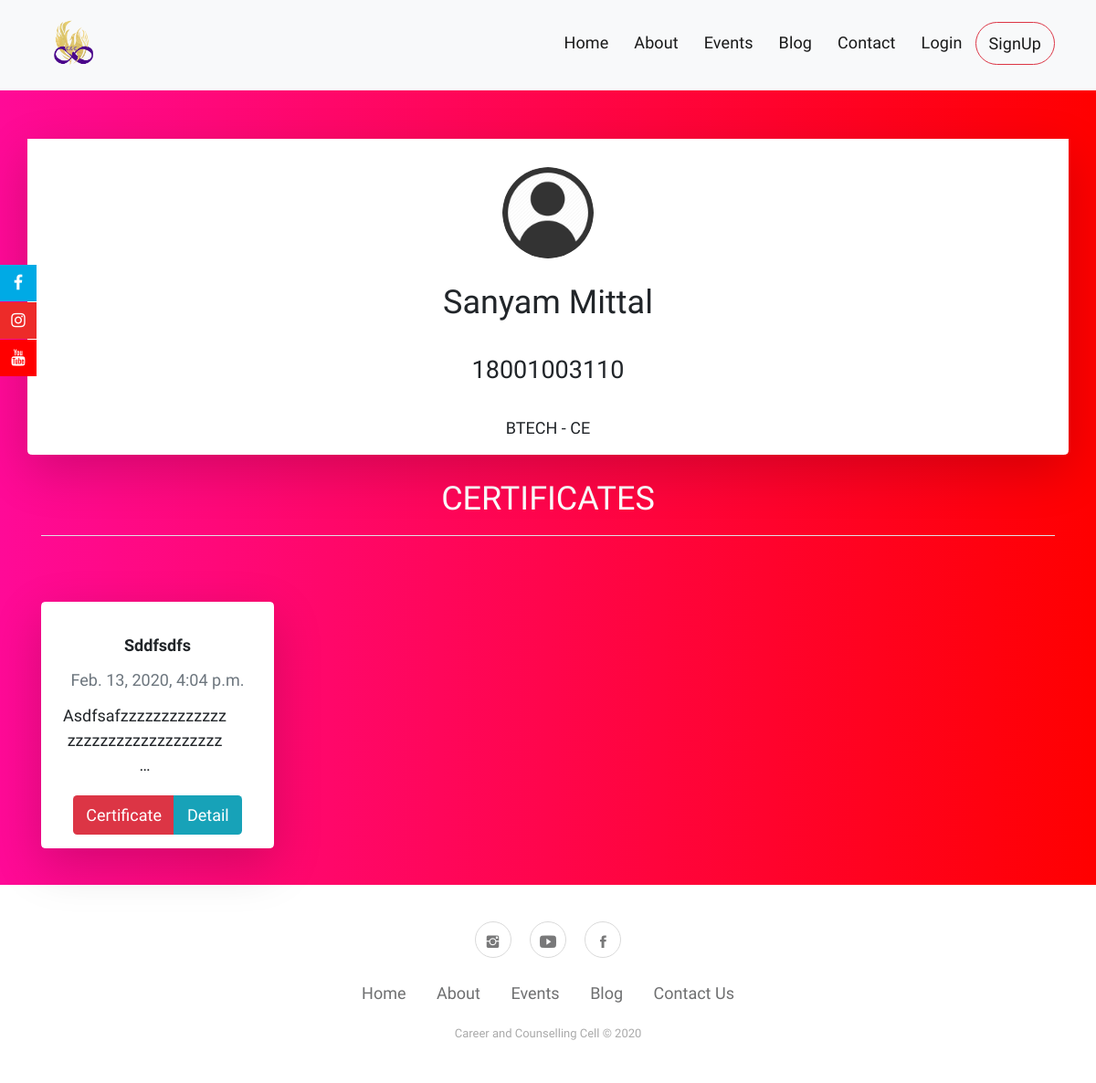
Page /accounts/sanyam/ on the committed database.
### accounts/models.py (models this page shows, shortened)
class UserProfile(models.Model):
    user = models.OneToOneField(User, on_delete=models.CASCADE)
    pic = models.ImageField(default='student pics/default_user.png', upload_to='student pics', blank=True, null=True)
    roll_no = models.BigIntegerField(unique=True)
    course = models.CharField(choices=courses, max_length=50)
    branch = models.CharField(choices=branch, max_length=50)
    icard = models.ImageField(upload_to='icard', blank=True, null=True)
    phoneno = models.BigIntegerField(default=None)
    class Meta:
        ordering = ['-roll_no', 'branch', 'course']

### events/models.py (models this page shows, shortened)
class Registration(models.Model):
    user = models.ForeignKey(User, on_delete=models.CASCADE, verbose_name='registrations')
    event = models.ForeignKey(Event, on_delete=models.CASCADE)
    date = models.DateTimeField(auto_now_add=True, blank=True, null=True)
    attended = models.CharField(choices=(('A', 'Attended'), ('NA', 'Not Attended')), max_length=10, default='NA')
    class Meta:
        ordering = ['-date']

class Event(models.Model):
    event_name = models.CharField(max_length=100)
    description = models.CharField(max_length=1000)
    certi_description = RichTextUploadingField(blank=True, null=True)
    content = RichTextUploadingField(blank=True, null=True)
    date = models.DateTimeField(blank=True, null=True)
    venue = models.CharField(max_length=100, default=None, blank=True, null=True)
    pic1 = models.ImageField(default=None, upload_to='event pics')
    pic2 = models.ImageField(default=None, upload_to='event pics', blank=True, null=True)
    pic3 = models.ImageField(default=None, upload_to='event pics', blank=True, null=True)
    pic4 = models.ImageField(default=None, upload_to='event pics', blank=True, null=True)
    pic5 = models.ImageField(default=None, upload_to='event pics', blank=True, null=True)
    pic6 = models.ImageField(default=None, upload_to='event pics', blank=True, null=True)
    pic7 = models.ImageField(default=None, upload_to='event pics', blank=True, null=True)
    pic8 = models.ImageField(default=None, upload_to='event pics', blank=True, null=True)
    pic9 = models.ImageField(default=None, upload_to='event pics', blank=True, null=True)
    pic10 = models.ImageField(default=None, upload_to='event pics', blank=True, null=True)
    pic11 = models.ImageField(default=None, upload_to='event pics', blank=True, null=True) ##for home only
    status = models.CharField(default=True, choices=(('True', 'Upcoming'), ('False', 'Happened')), max_length=10)
    class Meta:
        ordering = ['-date']

### accounts/views.py (the view)
# urls.py: path('<username>/', views.ProfileDashboard, name='dashboard'),
def ProfileDashboard(request, username):
    user = request.user
    user_instance = get_object_or_404(User, username=username)
    user_instance_profile = get_object_or_404(UserProfile, user=user_instance)
    registration = Registration.objects.filter(user=user_instance)
    context = {
        'user': user,
        'user_instance': user_instance,
        'certificates': registration,
        'profile': user_instance_profile,
    }
    return render(request, 'accounts/profile1.html', context)

### accounts/templates/accounts/profile1.html (shortened to what this page needs)
{% extends 'base.html' %}
{% load static %}
    {% block static %}
    <link rel="stylesheet" href="https://cdnjs.cloudflare.com/ajax/libs/animate.css/3.5.2/animate.min.css">
    <link rel="stylesheet" href="{% static 'bootstrap/css/bootstrap.min.css' %}">
    {% endblock %}
{% block content %}
<div style="background: rgb(2,0,36);
background: linear-gradient(90deg, rgba(2,0,36,1) 0%, rgba(255,10,151,1) 0%, rgba(255,0,0,1) 100%); padding: 20px; padding-top: 50px">
<br>
<br>
<br>
                {% include 'accounts/profile card.html' %}
{% endblock %}

### accounts/templates/accounts/profile card.html (shortened to what this page needs)
    <center>
    <div class="card container profilebody border-white border rounded shadow-lg img-fluid" style="height: auto; margin-top: -150px;">
            <div class="wow slideInUp profile">
                <div class="profilephoto" style="margin-top: 30px;">
                    {% if user_instance.userprofile.pic %}
                    <a href="#">
                        <img src="{{user_instance.userprofile.pic.url}}" height="100" width="100" class="rounded-circle">
                    </a>
                    {% endif %}
                </div>
                <div class="profiledetails">
                    <br>
                    <h2>{{user_instance.first_name|capfirst}} {{ user_instance.last_name|capfirst }}</h2>
                    <br>
                    <h4>{{profile.roll_no}}</h4><br>
                    <h5><p>{{profile.course}} - {{ profile.branch }}</p></h5>
                </div>
            </div>
    </div>
    </center>
    <br>
{% if user_instance.registration_set.exists %}
    <div class="wow slideInUp container certibody">
        <div style="text-align: center">
            <h2 class="text-white img-fluid">
                CERTIFICATES
            </h2>
            <hr style="background-color: ghostwhite">
            <br><br>
            <div class="row user-list">
                {% for registration in certificates %}
                {% if registration.attended == 'A'%}
                    <div class="col-md-3 col-sm-6 item">
                        <div class="card border-white border rounded shadow-lg" data-bs-hover-animate="pulse" style="width: auto; height: 15rem;">
                            <div class="card-body">
                                <h4 class="card-title" style="margin-top: 5px;"><strong>{{ registration.event.event_name|capfirst|truncatechars:40 }}</strong></h4>
                                <h6 class="text-muted card-subtitle mb-2" style="margin-top: 0px;">{{ registration.event.date }}</h6>
                                <p class="card-text" style="width: 180px;margin-top: 15px;margin-bottom: 20px;">{{ registration.event.description|capfirst|truncatechars:40 }}</p>
                                <div class="btn-group" role="group">
                                    <button class="btn bg-danger" type="button" ><a href="{% url 'events:certificate' user_instance.username registration.event.id %}">Certificate</a></button>
                                    <br>
                                    <button class="btn bg-info" type="button"><a href="{% url 'events:events_detail' registration.event.id %}">Detail</a></button>
                                </div>
                            </div>
                        </div>
                    </div>
                {% endif %}
                {% endfor %}
            </div>
                </div>
        {% endif %}
        </div>
    </div>

### static/css/Social-Menu-Sticky.css (style rules this page uses)
* { -webkit-box-sizing: border-box; -moz-box-sizing: border-box; box-sizing: border-box; }

### templates/base.html (style rules this page uses)
* { font-family: 'ZCOOL XiaoWei', serif; font-size: 18px; }

### accounts/templates/accounts/profile card.html (style rules this page uses)
.row .item { margin-bottom: 20px; }
a { text-decoration: none; color: white; }

### rows in the picture
UserProfile: roll_no "18001003110", course "BTECH", branch "CE"
Registration: event.event_name "Sddfsdfs", event "Feb. 13, 2020, 4:04 p.m.", event.description "Asdfsafzzzzzzzzzzzzzzzzzzzzzzzzzzzzzzzz…"

### other values in the picture
{{ user_instance.first_name|capfirst }} "Sanyam"
{{ user_instance.last_name|capfirst }} "Mittal"
